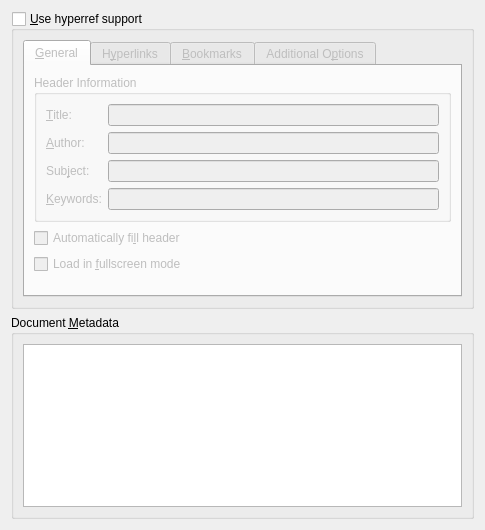
<?xml version="1.0" encoding="UTF-8"?>
<ui version="4.0">
 <class>PDFSupportUi</class>
 <widget class="QWidget" name="PDFSupportUi">
  <property name="geometry">
   <rect>
    <x>0</x>
    <y>0</y>
    <width>485</width>
    <height>530</height>
   </rect>
  </property>
  <property name="windowTitle">
   <string>Form</string>
  </property>
  <layout class="QGridLayout" name="gridLayout_2">
   <item row="0" column="0">
    <widget class="QGroupBox" name="use_hyperrefGB">
     <property name="focusPolicy">
      <enum>Qt::StrongFocus</enum>
     </property>
     <property name="title">
      <string>&amp;Use hyperref support</string>
     </property>
     <property name="flat">
      <bool>true</bool>
     </property>
     <property name="checkable">
      <bool>true</bool>
     </property>
     <property name="checked">
      <bool>false</bool>
     </property>
     <layout class="QGridLayout">
      <property name="leftMargin">
       <number>9</number>
      </property>
      <property name="topMargin">
       <number>9</number>
      </property>
      <property name="rightMargin">
       <number>9</number>
      </property>
      <property name="bottomMargin">
       <number>9</number>
      </property>
      <property name="spacing">
       <number>6</number>
      </property>
      <item row="0" column="0">
       <widget class="QTabWidget" name="tabWidget">
        <property name="currentIndex">
         <number>0</number>
        </property>
        <widget class="QWidget" name="tab">
         <attribute name="title">
          <string>&amp;General</string>
         </attribute>
         <layout class="QGridLayout">
          <property name="leftMargin">
           <number>9</number>
          </property>
          <property name="topMargin">
           <number>9</number>
          </property>
          <property name="rightMargin">
           <number>9</number>
          </property>
          <property name="bottomMargin">
           <number>9</number>
          </property>
          <property name="spacing">
           <number>6</number>
          </property>
          <item row="2" column="0">
           <spacer>
            <property name="orientation">
             <enum>Qt::Vertical</enum>
            </property>
            <property name="sizeHint" stdset="0">
             <size>
              <width>20</width>
              <height>40</height>
             </size>
            </property>
           </spacer>
          </item>
          <item row="1" column="1">
           <spacer>
            <property name="orientation">
             <enum>Qt::Horizontal</enum>
            </property>
            <property name="sizeHint" stdset="0">
             <size>
              <width>181</width>
              <height>41</height>
             </size>
            </property>
           </spacer>
          </item>
          <item row="0" column="0" colspan="2">
           <widget class="QGroupBox" name="groupBox_2">
            <property name="title">
             <string>Header Information</string>
            </property>
            <property name="flat">
             <bool>true</bool>
            </property>
            <layout class="QGridLayout">
             <property name="leftMargin">
              <number>9</number>
             </property>
             <property name="spacing">
              <number>6</number>
             </property>
             <item row="0" column="0">
              <widget class="QLabel" name="titleL">
               <property name="text">
                <string>&amp;Title:</string>
               </property>
               <property name="buddy">
                <cstring>titleLE</cstring>
               </property>
              </widget>
             </item>
             <item row="0" column="1">
              <widget class="QLineEdit" name="titleLE"/>
             </item>
             <item row="1" column="0">
              <widget class="QLabel" name="authorL">
               <property name="text">
                <string>&amp;Author:</string>
               </property>
               <property name="buddy">
                <cstring>authorLE</cstring>
               </property>
              </widget>
             </item>
             <item row="1" column="1">
              <widget class="QLineEdit" name="authorLE"/>
             </item>
             <item row="2" column="0">
              <widget class="QLabel" name="subjectL">
               <property name="text">
                <string>Sub&amp;ject:</string>
               </property>
               <property name="buddy">
                <cstring>subjectLE</cstring>
               </property>
              </widget>
             </item>
             <item row="2" column="1">
              <widget class="QLineEdit" name="subjectLE"/>
             </item>
             <item row="3" column="0">
              <widget class="QLabel" name="keywordsL">
               <property name="text">
                <string>&amp;Keywords:</string>
               </property>
               <property name="buddy">
                <cstring>keywordsLE</cstring>
               </property>
              </widget>
             </item>
             <item row="3" column="1">
              <widget class="QLineEdit" name="keywordsLE"/>
             </item>
            </layout>
           </widget>
          </item>
          <item row="1" column="0">
           <layout class="QVBoxLayout">
            <property name="spacing">
             <number>6</number>
            </property>
            <property name="leftMargin">
             <number>0</number>
            </property>
            <property name="topMargin">
             <number>0</number>
            </property>
            <property name="rightMargin">
             <number>0</number>
            </property>
            <property name="bottomMargin">
             <number>0</number>
            </property>
            <item>
             <widget class="QCheckBox" name="pdfusetitleCB">
              <property name="toolTip">
               <string>If not stated explicitly, fill title and author from appropriate environments</string>
              </property>
              <property name="text">
               <string>Automatically fi&amp;ll header</string>
              </property>
             </widget>
            </item>
            <item>
             <widget class="QCheckBox" name="fullscreenCB">
              <property name="toolTip">
               <string>Enable fullscreen PDF presentation</string>
              </property>
              <property name="text">
               <string>Load in &amp;fullscreen mode</string>
              </property>
             </widget>
            </item>
           </layout>
          </item>
         </layout>
        </widget>
        <widget class="QWidget" name="tab_2">
         <attribute name="title">
          <string>H&amp;yperlinks</string>
         </attribute>
         <layout class="QGridLayout">
          <property name="leftMargin">
           <number>9</number>
          </property>
          <property name="topMargin">
           <number>9</number>
          </property>
          <property name="rightMargin">
           <number>9</number>
          </property>
          <property name="bottomMargin">
           <number>9</number>
          </property>
          <property name="spacing">
           <number>6</number>
          </property>
          <item row="1" column="0">
           <spacer>
            <property name="orientation">
             <enum>Qt::Vertical</enum>
            </property>
            <property name="sizeHint" stdset="0">
             <size>
              <width>20</width>
              <height>40</height>
             </size>
            </property>
           </spacer>
          </item>
          <item row="0" column="0">
           <layout class="QVBoxLayout">
            <property name="spacing">
             <number>6</number>
            </property>
            <property name="leftMargin">
             <number>0</number>
            </property>
            <property name="topMargin">
             <number>0</number>
            </property>
            <property name="rightMargin">
             <number>0</number>
            </property>
            <property name="bottomMargin">
             <number>0</number>
            </property>
            <item>
             <widget class="QCheckBox" name="breaklinksCB">
              <property name="toolTip">
               <string>Allows link text to break across lines.</string>
              </property>
              <property name="text">
               <string>B&amp;reak links over lines</string>
              </property>
             </widget>
            </item>
            <item>
             <widget class="QCheckBox" name="pdfborderCB">
              <property name="text">
               <string>No &amp;frames around links</string>
              </property>
              <property name="tristate">
               <bool>false</bool>
              </property>
             </widget>
            </item>
            <item>
             <widget class="QCheckBox" name="colorlinksCB">
              <property name="toolTip">
               <string>Mutually exclusive with frames around links, see manual.</string>
              </property>
              <property name="text">
               <string>C&amp;olor links</string>
              </property>
             </widget>
            </item>
            <item>
             <widget class="QLabel" name="label">
              <property name="toolTip">
               <string>Bibliographical backreferences</string>
              </property>
              <property name="text">
               <string>B&amp;ackreferences:</string>
              </property>
              <property name="buddy">
               <cstring>backrefCO</cstring>
              </property>
             </widget>
            </item>
            <item>
             <widget class="QComboBox" name="backrefCO"/>
            </item>
           </layout>
          </item>
          <item row="0" column="1">
           <spacer>
            <property name="orientation">
             <enum>Qt::Horizontal</enum>
            </property>
            <property name="sizeHint" stdset="0">
             <size>
              <width>151</width>
              <height>20</height>
             </size>
            </property>
           </spacer>
          </item>
         </layout>
        </widget>
        <widget class="QWidget" name="tab_3">
         <attribute name="title">
          <string>&amp;Bookmarks</string>
         </attribute>
         <layout class="QGridLayout">
          <property name="leftMargin">
           <number>9</number>
          </property>
          <property name="topMargin">
           <number>9</number>
          </property>
          <property name="rightMargin">
           <number>9</number>
          </property>
          <property name="bottomMargin">
           <number>9</number>
          </property>
          <property name="spacing">
           <number>6</number>
          </property>
          <item row="0" column="0">
           <widget class="QGroupBox" name="bookmarksGB">
            <property name="title">
             <string>G&amp;enerate bookmarks (toc)</string>
            </property>
            <property name="flat">
             <bool>true</bool>
            </property>
            <property name="checkable">
             <bool>true</bool>
            </property>
            <property name="checked">
             <bool>true</bool>
            </property>
            <layout class="QGridLayout">
             <property name="leftMargin">
              <number>9</number>
             </property>
             <property name="topMargin">
              <number>9</number>
             </property>
             <property name="rightMargin">
              <number>9</number>
             </property>
             <property name="bottomMargin">
              <number>9</number>
             </property>
             <property name="spacing">
              <number>6</number>
             </property>
             <item row="0" column="0" colspan="2">
              <widget class="QCheckBox" name="bookmarksnumberedCB">
               <property name="text">
                <string>&amp;Numbered bookmarks</string>
               </property>
              </widget>
             </item>
             <item row="1" column="0">
              <widget class="QCheckBox" name="bookmarksopenGB">
               <property name="text">
                <string>&amp;Open bookmark tree</string>
               </property>
              </widget>
             </item>
             <item row="2" column="0">
              <layout class="QHBoxLayout">
               <property name="spacing">
                <number>6</number>
               </property>
               <property name="leftMargin">
                <number>0</number>
               </property>
               <property name="topMargin">
                <number>0</number>
               </property>
               <property name="rightMargin">
                <number>0</number>
               </property>
               <property name="bottomMargin">
                <number>0</number>
               </property>
               <item>
                <widget class="QLabel" name="bookmarksopenlevelLA">
                 <property name="text">
                  <string>&amp;Level:</string>
                 </property>
                 <property name="buddy">
                  <cstring>bookmarksopenlevelSB</cstring>
                 </property>
                </widget>
               </item>
               <item>
                <widget class="QSpinBox" name="bookmarksopenlevelSB">
                 <property name="toolTip">
                  <string>Number of levels</string>
                 </property>
                </widget>
               </item>
              </layout>
             </item>
             <item row="2" column="1">
              <spacer>
               <property name="orientation">
                <enum>Qt::Horizontal</enum>
               </property>
               <property name="sizeHint" stdset="0">
                <size>
                 <width>40</width>
                 <height>20</height>
                </size>
               </property>
              </spacer>
             </item>
            </layout>
           </widget>
          </item>
          <item row="1" column="0">
           <spacer>
            <property name="orientation">
             <enum>Qt::Vertical</enum>
            </property>
            <property name="sizeHint" stdset="0">
             <size>
              <width>20</width>
              <height>40</height>
             </size>
            </property>
           </spacer>
          </item>
         </layout>
        </widget>
        <widget class="QWidget" name="tab_4">
         <attribute name="title">
          <string>Additional O&amp;ptions</string>
         </attribute>
         <layout class="QGridLayout" name="gridLayout_9">
          <item row="0" column="0">
           <widget class="QGroupBox" name="groupBox_3">
            <property name="toolTip">
             <string>Additional hyperref options (comma-separated) to be passed via \hypersetup.</string>
            </property>
            <property name="title">
             <string>Hyperse&amp;tup</string>
            </property>
            <layout class="QGridLayout" name="gridLayout_8">
             <item row="0" column="0">
              <widget class="QTextEdit" name="optionsTE">
               <property name="acceptRichText">
                <bool>false</bool>
               </property>
              </widget>
             </item>
            </layout>
           </widget>
          </item>
         </layout>
        </widget>
       </widget>
      </item>
     </layout>
    </widget>
   </item>
   <item row="1" column="0">
    <widget class="QGroupBox" name="groupBox">
     <property name="toolTip">
      <string>Document metadata and PDF settings (as specified in LaTeX 06/2022 and later)</string>
     </property>
     <property name="title">
      <string>Document &amp;Metadata</string>
     </property>
     <layout class="QGridLayout" name="gridLayout_7">
      <item row="0" column="0">
       <widget class="QTextEdit" name="metadataTE">
        <property name="acceptRichText">
         <bool>false</bool>
        </property>
       </widget>
      </item>
     </layout>
    </widget>
   </item>
   <item row="2" column="0">
    <spacer>
     <property name="orientation">
      <enum>Qt::Vertical</enum>
     </property>
     <property name="sizeHint" stdset="0">
      <size>
       <width>402</width>
       <height>16</height>
      </size>
     </property>
    </spacer>
   </item>
  </layout>
 </widget>
 <resources/>
 <connections/>
</ui>
